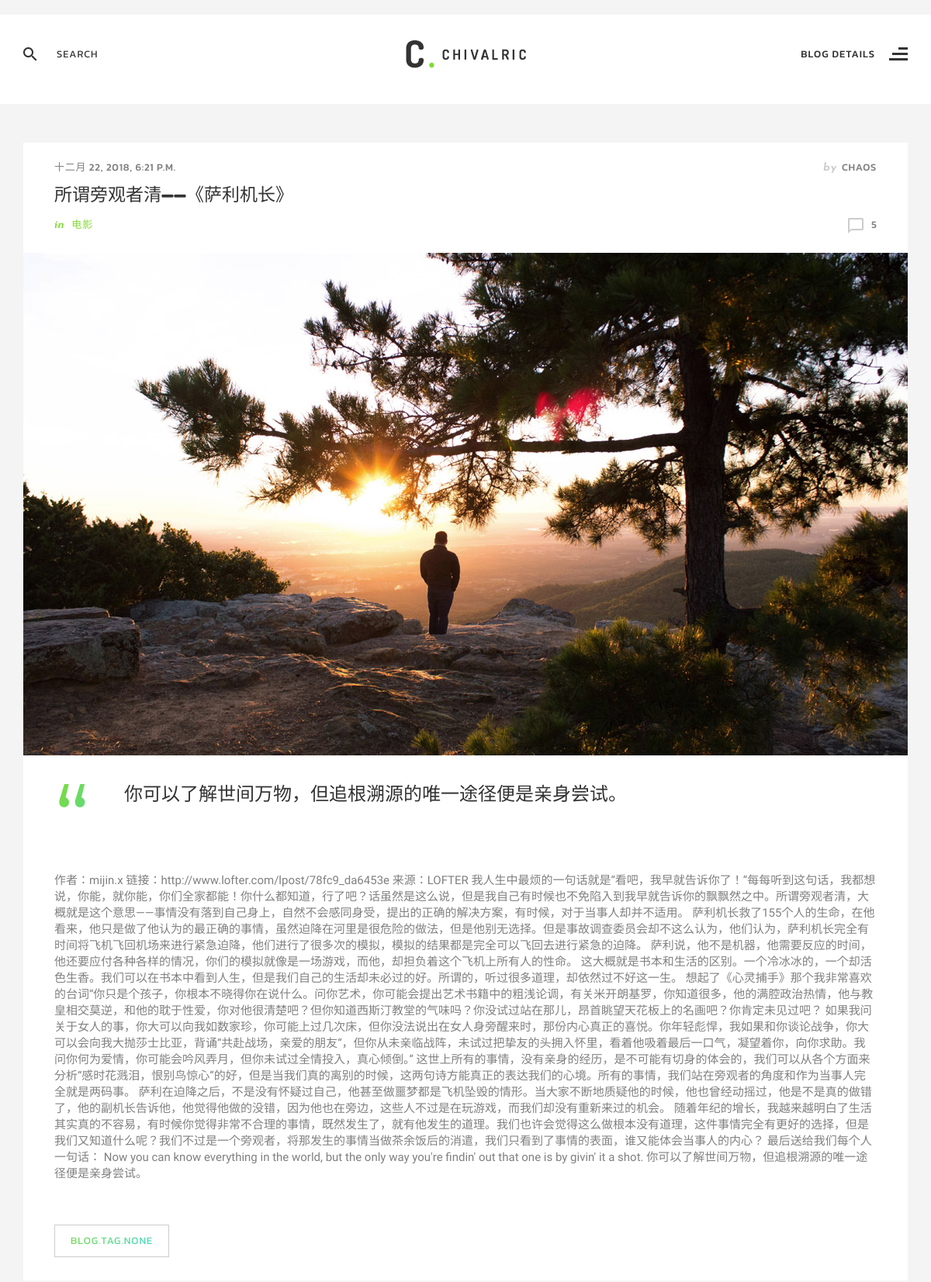
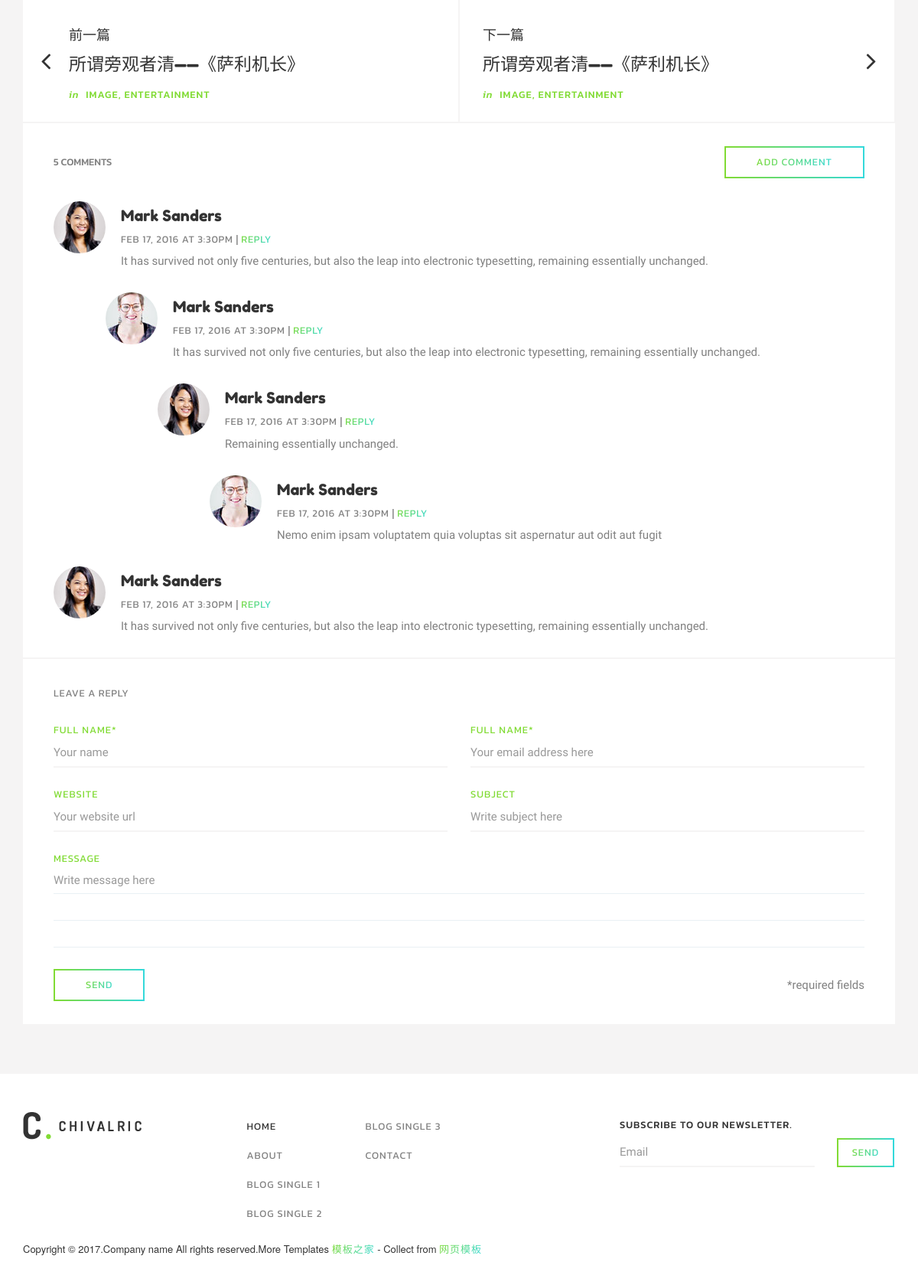
The app's page /post/1/ with its own data (2 pictures, top to bottom).
### blog/models.py (models this page shows, shortened)
@python_2_unicode_compatible
class Post(models.Model):
    title = models.CharField(max_length=70,verbose_name='标题')
    excerpt = models.CharField(max_length=200, blank=True, verbose_name='摘要')
    body = models.TextField(verbose_name='正文')
    created_time = models.DateTimeField(verbose_name='创建时间')
    modified_time = models.DateTimeField(verbose_name='修改时间')
    category = models.ForeignKey(Category,on_delete=models.CASCADE,verbose_name='类别')
    tags = models.ManyToManyField(Tag, blank=True,verbose_name='标签')
    author = models.ForeignKey(User,on_delete=models.CASCADE,verbose_name='作者')
    class Meta:
        verbose_name = '文章'
        verbose_name_plural = verbose_name
    def get_absolute_url_pre(self):
        if self.pk-1==0:
            return reverse('blog:index')
        return reverse('blog:detail', kwargs={'pk': self.pk-1})
    def get_absolute_url_next(self):
        num=Post.objects.all().count()
        if self.pk+1>num:
            return reverse('blog:index')
        return reverse('blog:detail', kwargs={'pk': self.pk+1})

@python_2_unicode_compatible
class Category(models.Model):
    name = models.CharField(max_length=100,verbose_name='名称')
    class Meta:
        verbose_name = '类别'
        verbose_name_plural = verbose_name
    def __str__(self):
        return self.name

### blog/views.py (the view)
# urls.py: url(r'^post/(?P<pk>[0-9]+)/$', views.detail, name='detail'),
def detail(request, pk):
    post = get_object_or_404(Post, pk=pk)
    return render(request, 'blog/detail.html', context={'post': post})

### templates/blog/detail.html (shortened to what this page needs)
﻿{% load staticfiles %}
<!DOCTYPE html>
<html lang="en">
<head>
<link rel="stylesheet" href="{% static 'blog/css/bootstrap.min.css' %}">
<link rel="stylesheet" href="{% static 'blog/css/font-awesome.min.css' %}">
<link rel="stylesheet" href="{% static 'blog/vendors/owl-carousel/assets/owl.carousel.css' %}">
<link rel="stylesheet" href="{% static 'blog/vendors/magnific-popup/magnific-popup.css' %}">
<link rel="stylesheet" href="{% static 'blog/vendors/flexslider/flexslider.css' %}">
<link href="{% static 'blog/css/style.css' %}" rel="stylesheet">
<link href="{% static 'blog/css/theme/green.css' %}" rel="stylesheet">
</head>
<body class="home">
<header class="row transparent white" data-spy="affix" data-offset-top="300" id="header">
    <div class="container">
        <div class="row top-header">
            <div class="col-sm-4 search-form-col">
                <form action="#" method="get" class="search-form">
                    <div class="input-group">
                        <span class="input-group-addon"><img src="{% static 'blog/images/search-icon-dark.png' %}" alt=""></span>
                        <input type="search" class="form-control" placeholder="search">
                    </div>
                </form>
            </div>
            <div class="col-sm-4 logo-col text-center">
                <a href="index6.html"><img src="{% static 'blog/images/logo-black-green.png' %}" alt=""></a>
            </div>
            <div class="col-sm-4 menu-trigger-col">
                <button class="menu-trigger black pull-right">
                    <span class="active-page">Blog Details</span>
                    <img src="{% static 'blog/images/menu-align-dark.png' %}" alt="" class="icon-burger">
                </button>
            </div>
        </div>
    </div>
</header>
<section class="row content-wrap single-nosidebar">
    <div class="container">
        <div class="row">
            <div class="col-sm-12 single-post-contents">
                <article class="single-post-content v2 row m0 post">
                    <header class="row">
                        <h5 class="post-meta">
                            <a href="#" class="date">{{ post.created_time }}</a>
                            <span class="post-author"><i>by</i><a href="#">{{ post.author }}</a></span>
                        </h5>
                        <h2 class="post-title">{{ post.title }}</h2>
                        <div class="row">
                            <h5 class="taxonomy pull-left"><i>in</i> <a href="#">{{ post.category }}</a></h5>
                            <div class="response-count pull-right"><img src="{% static 'blog/images/comment-icon-gray.png' %}" alt="">5</div>
                        </div>
                    </header>
                    <div class="featured-content row m0">
                        <a href="#"><img src="{% static 'blog/images/featured-posts/3.jpg' %}" alt=""></a>
                    </div>
                    <div class="post-content row">
                        <blockquote class="has-sign row m0">
                            <div>
                                <p>{{ post.excerpt }}</p>
                            </div>
                        </blockquote>
                        <div class="post-body">
                            <p>{{ post.body }}</p>
                        </div>
                    </div>
                    <div class="row m0 tags">
                        <a href="#" class="tag">{{ post.tags }}</a>
                    </div>
                    <ul class="pager">
                        <li>
                            <h4>前一篇</h4>
                            <h2 class="post-title"><a href="{{ post.get_absolute_url_pre }}">{{ post.title }}</a></h2>
                            <h5 class="taxonomy pull-left"><i>in</i> <a href="#">image</a>, <a href="#">entertainment</a></h5>
                        </li>
                        <li>
                            <h4>下一篇</h4>
                            <h2 class="post-title"><a href="{{ post.get_absolute_url_next }}">{{ post.title }}</a></h2>
                            <h5 class="taxonomy pull-left"><i>in</i> <a href="#">image</a>, <a href="#">entertainment</a></h5>
                        </li>
                    </ul>
                    <div class="row m0 comments">
                        <h5 class="response-count">5 comments<a href="#comment-form" class="btn btn-primary pull-right"><span>add comment</span></a></h5>
                        <div class="media comment">
                            <div class="media-left">
                                <a href="#"><img src="{% static 'blog/images/posts/c1.jpg' %}" alt="" class="img-circle"></a>
                            </div>
                            <div class="media-body">
                                <h4><a href="#">Mark Sanders</a></h4>
                                <h5><a href="#" class="date">feb 17, 2016 at 3:30pm</a> | <a href="#" class="reply-link">reply</a></h5>
                                <p>It has survived not only five centuries, but also the leap into electronic typesetting, remaining essentially unchanged.</p>
                                <div class="media comment reply">
                                    <div class="media-left">
                                        <a href="#"><img src="{% static 'blog/images/posts/c2.jpg' %}" alt="" class="img-circle"></a>
                                    </div>
                                    <div class="media-body">
                                        <h4><a href="#">Mark Sanders</a></h4>
                                        <h5><a href="#" class="date">feb 17, 2016 at 3:30pm</a> | <a href="#" class="reply-link">reply</a></h5>
                                        <p>It has survived not only five centuries, but also the leap into electronic typesetting, remaining essentially unchanged.</p>
                                        <div class="media comment reply">
                                            <div class="media-left">
                                                <a href="#"><img src="{% static 'blog/images/posts/c1.jpg' %}" alt="" class="img-circle"></a>
                                            </div>
                                            <div class="media-body">
                                                <h4><a href="#">Mark Sanders</a></h4>
                                                <h5><a href="#" class="date">feb 17, 2016 at 3:30pm</a> | <a href="#" class="reply-link">reply</a></h5>
                                                <p>Remaining essentially unchanged.</p>
                                                <div class="media comment reply">
                                                    <div class="media-left">
                                                        <a href="#"><img src="{% static 'blog/images/posts/c2.jpg' %}" alt="" class="img-circle"></a>
                                                    </div>
                                                    <div class="media-body">
                                                        <h4><a href="#">Mark Sanders</a></h4>
                                                        <h5><a href="#" class="date">feb 17, 2016 at 3:30pm</a> | <a href="#" class="reply-link">reply</a></h5>
                                                        <p>Nemo enim ipsam voluptatem quia voluptas sit aspernatur aut odit aut fugit</p>
                                                    </div>
                                                </div>
                                            </div>
                                        </div>
                                    </div>
                                </div>
                            </div>
                        <div class="media comment">
                            <div class="media-left">
                                <a href="#"><img src="{% static 'blog/images/posts/c1.jpg' %}" alt="" class="img-circle"></a>
                            </div>
                            <div class="media-body">
                                <h4><a href="#">Mark Sanders</a></h4>
                                <h5><a href="#" class="date">feb 17, 2016 at 3:30pm</a> | <a href="#" class="reply-link">reply</a></h5>
                                <p>It has survived not only five centuries, but also the leap into electronic typesetting, remaining essentially unchanged.</p>
                            </div>
                        </div>
                    </div>
                    </div>
                    <form action="#" method="post" class="comment-form row" id="comment-form">
                        <h5 class="form-title">leave a reply</h5>
                        <div class="form-group col-sm-6">
                            <label for="name">full name*</label>
                            <input type="text" id="name" class="form-control" placeholder="Your name" required>
                        </div>
                        <div class="form-group col-sm-6">
                            <label for="email">full name*</label>
                            <input type="email" id="email" class="form-control" placeholder="Your email address here" required>
                        </div>
                        <div class="form-group col-sm-6">
                            <label for="website">website</label>
                            <input type="url" id="website" class="form-control" placeholder="Your website url" >
                        </div>
                        <div class="form-group col-sm-6">
                            <label for="subject">subject</label>
                            <input type="text" id="subject" class="form-control" placeholder="Write subject here" required>
                        </div>
                        <div class="form-group col-sm-12">
                            <label for="message">message</label>
                            <textarea name="message" id="message" class="form-control" placeholder="Write message here"></textarea>
                        </div>
                        <div class="col-sm-12">
                            <button type="submit" class="btn-primary"><span>send</span></button>
                            <h5 class="pull-right">*required fields</h5>
                        </div>
                    </form>
                </article>
            </div>
        </div>
    </div>
</section>
<footer class="row" id="footer">
    <div class="container">
        <div class="row top-footer">
            <div class="widget col-sm-3 widget-about">
                <div class="row m0"><a href="index.html"><img src="{% static 'blog/images/logo-black-green.png' %}" alt=""></a></div>
            </div>
            <div class="widget col-sm-5 widget-menu">
                <div class="row">
                    <ul class="nav column-menu white-bg">
                        <li class="active"><a href="index.html">Home</a></li>
                        <li><a href="about.html">About</a></li>
                        <li><a href="single.html">Blog Single 1</a></li>
                        <li><a href="single2.html">Blog Single 2</a></li>
                    </ul>
                    <ul class="nav column-menu white-bg">
                        <li><a href="single3.html">Blog Single 3</a></li>
                        <li><a href="contact.html">contact</a></li>
                    </ul>
                </div>
            </div>
            <div class="widget col-sm-4 widget-subscribe">
                <h5 class="widget-title">subscribe to our newsletter.</h5>
                <form action="#" method="post" class="form-inline subscribe-form">
                    <div class="form-group">
                        <input type="email" class="form-control" placeholder="Email">
                    </div>
                    <button type="submit" class="btn btn-primary btn-sm"><span>send</span></button>
                </form>
            </div>
        </div>
        <h5 class="copyright">Copyright &copy; 2017.Company name All rights reserved.More Templates <a href="http://www.cssmoban.com/" target="_blank" title="模板之家">模板之家</a> - Collect from <a href="http://www.cssmoban.com/" title="网页模板" target="_blank">网页模板</a></h5>
    </div>
</footer>
</body>
</html>

### blog/static/blog/css/theme/green.css (style rules this page uses)
.btn-primary { border-left-color: #81db34; border-right-color: #34d9da; background-image: -webkit-linear-gradient(left, #81db34 0%, #34d9da 100%), -webkit-linear-gradient(left, #81db34 0%, #34d9da 100%); background-image: -moz-linear-gradient(left, #81db34 0%, #34d9da 100%), -moz-linear-gradient(left, #81db34 0%, #34d9da 100%); background-image: -o-linear-gradient(left, #81db34 0%, #34d9da 100%), -o-linear-gradient(left, #81db34 0%, #34d9da 100%); background-image: linear-gradient(to right, #81db34 0%, #34d9da 100%), linear-gradient(to right, #81db34 0%, #34d9da 100%); }
.btn-primary span { background: -webkit-linear-gradient(330deg, #81db34 0%, #34d9da 100%); -webkit-background-clip: text; -webkit-text-fill-color: transparent; color: #34d9da; }
.copyright a { background: -webkit-linear-gradient(330deg, #81db34 0%, #34d9da 100%); -webkit-background-clip: text; -webkit-text-fill-color: transparent; color: #34d9da; }
.taxonomy { background: none; -webkit-background-clip: text; -webkit-text-fill-color: #81db34; color: #81db34; }
.taxonomy a { color: #81db34; }
.form-group label { color: #81db34; }
.single-post-content .post-content blockquote.has-sign:before { background: -webkit-linear-gradient(330deg, #81db34 0%, #34d9da 100%); -webkit-background-clip: text; -webkit-text-fill-color: transparent; color: #34d9da; }
.tags .tag { background: -webkit-linear-gradient(330deg, #81db34 0%, #34d9da 100%); -webkit-background-clip: text; -webkit-text-fill-color: transparent; color: #34d9da; }
.comment .media-body h5 .reply-link { background: -webkit-linear-gradient(330deg, #81db34 0%, #34d9da 100%); -webkit-background-clip: text; -webkit-text-fill-color: transparent; color: #34d9da; }

### records on screen
Post: created_time "十二月 22, 2018, 6:21 P.M.", author "CHAOS", title "所谓旁观者清——《萨利机长》", category "电影", excerpt "你可以了解世间万物，但追根溯源的唯一途径便是亲身尝试。", body "作者：mijin.x 链接：http://www.lofter.com/lpost/78fc9_da6453e 来源：LOFTER 我人生中最烦的一句话就是“看吧，我早就告诉你了！”每每听到这句话，我都想说，你能，就你能，你们全家都能！你什么都知道，行了吧？话虽然是这么说，但是我自己有时候也不免陷入到我早就告诉你的飘飘然之中。所谓旁观者清，大概就是这个意思——事情没有落到自己身上，自然不会感同身受，提出的正确的解决方案，有时候，对于当事人却并不适用。 萨利机长救了155个人的生命，在他看来，他只是做了他认为的最正确的事情，虽然迫降在河里是很危险的做法，但是他别无选择。但是事故调查委员会却不这么认为，他们认为，萨利机长完全有时间将飞机飞回机场来进行紧急迫降，他们进行了很多次的模拟，模拟的结果都是完全可以飞回去进行紧急的迫降。 萨利说，他不是机器，他需要反应的时间，他还要应付各种各样的情况，你们的模拟就像是一场游戏，而他，却担负着这个飞机上所有人的性命。 这大概就是书本和生活的区别。一个冷冰冰的，一个却活色生香。我们可以在书本中看到人生，但是我们自己的生活却未必过的好。所谓的，听过很多道理，却依然过不好这一生。 想起了《心灵捕手》那个我非常喜欢的台词“你只是个孩子，你根本不晓得你在说什么。问你艺术，你可能会提出艺术书籍中的粗浅论调，有关米开朗基罗，你知道很多，他的满腔政治热情，他与教皇相交莫逆，和他的耽于性爱，你对他很清楚吧？但你知道西斯汀教堂的气味吗？你没试过站在那儿，昂首眺望天花板上的名画吧？你肯定未见过吧？…", tags "BLOG.TAG.NONE"
